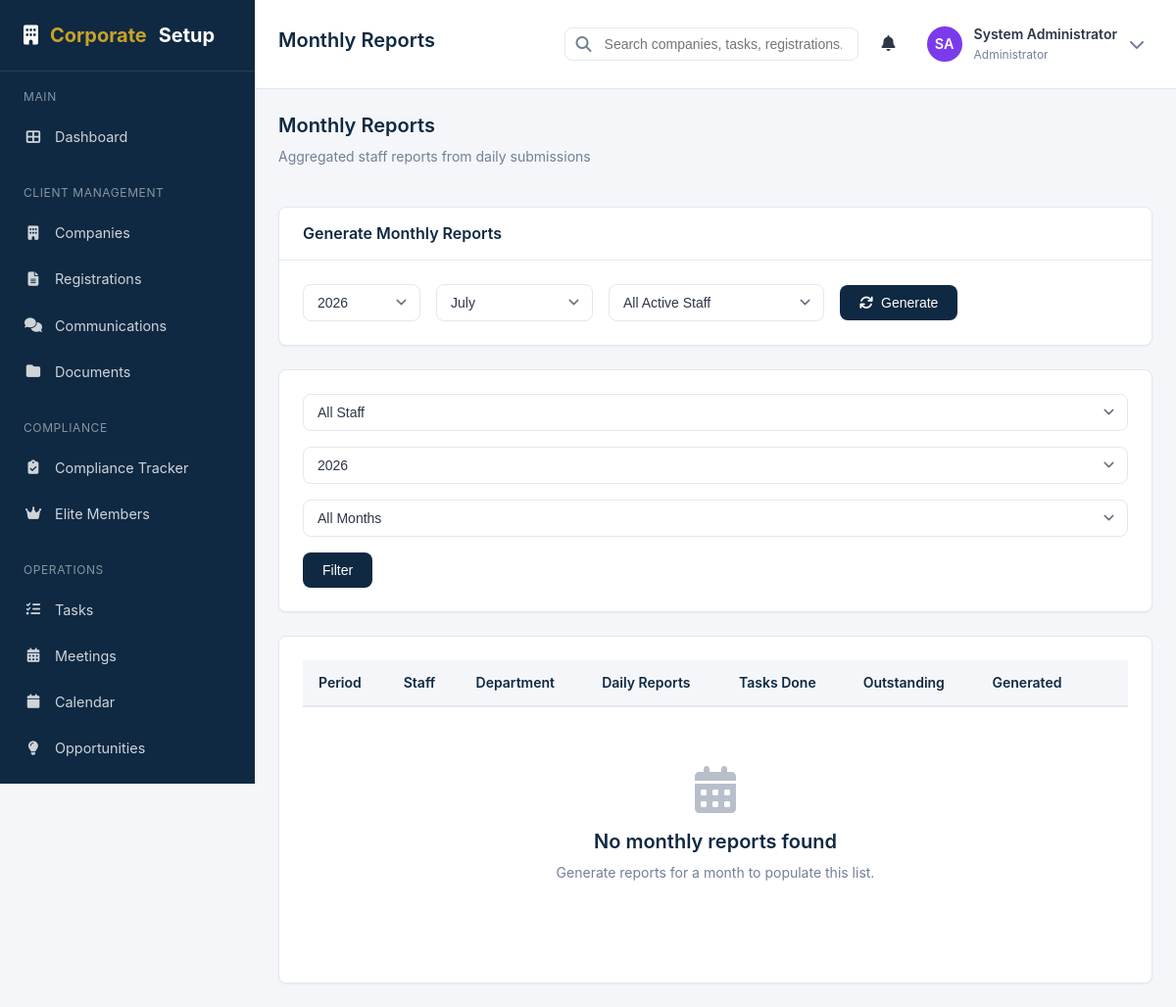
Page /monthly-reports.php (signed in) on the committed database.
### tables this page shows
CREATE TABLE IF NOT EXISTS `users` (
    `id` INT AUTO_INCREMENT PRIMARY KEY,
    `employee_id` VARCHAR(20) UNIQUE,
    `name` VARCHAR(100) NOT NULL,
    `email` VARCHAR(100) NOT NULL UNIQUE,
    `password` VARCHAR(255) NOT NULL,
    `phone` VARCHAR(20),
    `avatar` VARCHAR(255),
    `role_id` INT NOT NULL,
    `department_id` INT,
    `position` VARCHAR(100),
    `status` ENUM('active', 'inactive', 'suspended') DEFAULT 'active',
    `login_attempts` INT DEFAULT 0,
    `locked_until` DATETIME NULL,
    `last_login` DATETIME,
    `email_verified` TINYINT(1) DEFAULT 0,
    `must_change_password` TINYINT(1) DEFAULT 0,
    `created_at` TIMESTAMP DEFAULT CURRENT_TIMESTAMP,
    `updated_at` TIMESTAMP DEFAULT CURRENT_TIMESTAMP ON UPDATE CURRENT_TIMESTAMP,
    FOREIGN KEY (`role_id`) REFERENCES `roles`(`id`) ON DELETE NO ACTION,
    FOREIGN KEY (`department_id`) REFERENCES `departments`(`id`) ON DELETE SET NULL
);

CREATE TABLE IF NOT EXISTS `roles` (
    `id` INT AUTO_INCREMENT PRIMARY KEY,
    `name` VARCHAR(50) NOT NULL UNIQUE,
    `display_name` VARCHAR(100) NOT NULL,
    `description` TEXT,
    `permissions` JSON,
    `is_system` TINYINT(1) DEFAULT 0,
    `created_at` TIMESTAMP DEFAULT CURRENT_TIMESTAMP,
    `updated_at` TIMESTAMP DEFAULT CURRENT_TIMESTAMP ON UPDATE CURRENT_TIMESTAMP
);

### views/reports/monthly.php (the view, shortened to what the rows shown need)
<?php defined('APP_NAME') or die('Direct access not allowed');
$monthNames = [
    1 => 'January', 2 => 'February', 3 => 'March', 4 => 'April',
    5 => 'May', 6 => 'June', 7 => 'July', 8 => 'August',
    9 => 'September', 10 => 'October', 11 => 'November', 12 => 'December'
];
?>
<?php if ($action === 'view' && $report): ?>
    <div class="page-header">
        <div>
            <h1 class="page-title">Monthly Report — <?= sanitize($monthNames[(int)$report['report_month']] ?? '') ?> <?= (int)$report['report_year'] ?></h1>
            <p class="page-subtitle"><a href="monthly-reports.php">Monthly Reports</a> &rsaquo; <?= sanitize($report['user_name']) ?></p>
        </div>
        <div class="btn-group">
            <a href="monthly-reports.php" class="btn btn-outline">Back</a>
        </div>
    </div>
    <div class="grid grid-4 gap-4 mb-6">
        <div class="stat-card">
            <div class="stat-icon primary"><i class="fas fa-user"></i></div>
            <div class="stat-content">
                <div class="stat-value" style="font-size: 1rem;"><?= sanitize($report['user_name']) ?></div>
                <div class="stat-label"><?= sanitize($report['department_name'] ?? 'No department') ?></div>
            </div>
        </div>
        <div class="stat-card">
            <div class="stat-icon secondary"><i class="fas fa-file-alt"></i></div>
            <div class="stat-content">
                <div class="stat-value"><?= (int)$report['daily_reports_count'] ?></div>
                <div class="stat-label">Daily Reports Submitted</div>
            </div>
        </div>
        <div class="stat-card">
            <div class="stat-icon success"><i class="fas fa-check"></i></div>
            <div class="stat-content">
                <div class="stat-value"><?= (int)$report['tasks_completed_count'] ?></div>
                <div class="stat-label">Tasks Completed</div>
            </div>
        </div>
        <div class="stat-card">
            <div class="stat-icon warning"><i class="fas fa-hourglass-half"></i></div>
            <div class="stat-content">
                <div class="stat-value"><?= (int)$report['tasks_outstanding_count'] ?></div>
                <div class="stat-label">Outstanding Tasks</div>
            </div>
        </div>
    </div>
    <?php
    $weeklyBreakdown = is_array($report['weekly_breakdown'] ?? null) ? $report['weekly_breakdown'] : [];
    $projectBreakdown = is_array($report['project_breakdown'] ?? null) ? $report['project_breakdown'] : [];
    ?>
    <div class="card mb-4">
        <div class="card-header"><h3 class="card-title">Week by Week</h3></div>
        <div class="card-body">
            <?php if (empty($weeklyBreakdown)): ?>
                <p class="text-muted">No submitted daily activities for this month.</p>
            <?php else: ?>
                <?php foreach ($weeklyBreakdown as $week): ?>
                    <div class="mb-4" style="padding-bottom: 1rem; border-bottom: 1px solid var(--grey);">
                        <div class="flex justify-between items-center mb-2">
                            <strong>Week <?= (int) ($week['week'] ?? 0) ?> — <?= sanitize($week['label'] ?? (formatDate($week['start'] ?? '') . ' – ' . formatDate($week['end'] ?? ''))) ?></strong>
                            <small class="text-muted"><?= (int) ($week['days'] ?? 0) ?> day<?= ((int) ($week['days'] ?? 0) === 1) ? '' : 's' ?></small>
                        </div>
                        <?php if (!empty($week['projects'])): ?>
                            <p class="text-muted" style="margin-bottom: 0.5rem;"><strong>Projects:</strong> <?= sanitize(implode(', ', (array) $week['projects'])) ?></p>
                        <?php endif; ?>
                        <p style="white-space: pre-wrap; margin-bottom: 0.5rem;"><?= sanitize($week['activities'] ?? '') ?: 'No activities recorded this week.' ?></p>
                        <?php if (!empty($week['clients'])): ?>
                            <p class="text-muted" style="white-space: pre-wrap; margin-bottom: 0.25rem;"><strong>Clients:</strong> <?= sanitize($week['clients']) ?></p>
                        <?php endif; ?>
                        <?php if (!empty($week['issues'])): ?>
                            <p class="text-muted" style="white-space: pre-wrap;"><strong>Issues:</strong> <?= sanitize($week['issues']) ?></p>
                        <?php endif; ?>
                    </div>
                <?php endforeach; ?>
            <?php endif; ?>
        </div>
    </div>
    <div class="card mb-4">
        <div class="card-header"><h3 class="card-title">Project by Project</h3></div>
        <div class="card-body">
            <?php if (empty($projectBreakdown)): ?>
                <p class="text-muted">No projects recorded for this month.</p>
            <?php else: ?>
                <div class="grid grid-2 gap-4">
                    <?php foreach ($projectBreakdown as $project): ?>
                        <div class="card">
                            <div class="card-header">
                                <h3 class="card-title"><?= sanitize($project['name'] ?? 'Unspecified') ?></h3>
                            </div>
                            <div class="card-body">
                                <p class="text-muted" style="margin-bottom: 0.5rem;">
                                    <?= (int) ($project['days'] ?? 0) ?> day<?= ((int) ($project['days'] ?? 0) === 1) ? '' : 's' ?>
                                    <?php if (!empty($project['weeks'])): ?>
                                        · <?= sanitize(implode(', ', (array) $project['weeks'])) ?>
                                    <?php endif; ?>
                                </p>
                                <p style="white-space: pre-wrap;"><?= sanitize($project['activities'] ?? '') ?: 'No activities recorded.' ?></p>
                                <?php if (!empty($project['clients'])): ?>
                                    <p class="text-muted mt-2" style="white-space: pre-wrap;"><strong>Clients:</strong> <?= sanitize($project['clients']) ?></p>
                                <?php endif; ?>
                                <?php if (!empty($project['issues'])): ?>
                                    <p class="text-muted" style="white-space: pre-wrap;"><strong>Issues:</strong> <?= sanitize($project['issues']) ?></p>
                                <?php endif; ?>
                            </div>
                        </div>
                    <?php endforeach; ?>
                </div>
            <?php endif; ?>
        </div>
    </div>
    <p class="text-muted mt-4" style="font-size: 0.875rem;">
        Generated <?= formatDateTime($report['generated_at']) ?>
        <?= $report['generated_by_name'] ? ' by ' . sanitize($report['generated_by_name']) : '' ?>
    </p>
<?php else: ?>
    <div class="page-header">
        <div>
            <h1 class="page-title">Monthly Reports</h1>
        </div>
    </div>
    <div class="card">
        <div class="card-body p-0">
            <div class="table-container">
                <table class="table">
                    <thead>
                        <tr>
                            <th>Period</th>
                            <th>Staff</th>
                            <th>Department</th>
                            <th>Daily Reports</th>
                            <th>Tasks Done</th>
                            <th>Outstanding</th>
                            <th>Generated</th>
                            <th></th>
                        </tr>
                    </thead>
                </table>
            </div>
        </div>
    </div>
<?php endif; ?>

### views/layouts/app.php (shortened to what the rows shown need)
<?php
$user = getCurrentUser();
?>
<!DOCTYPE html>
<html lang="en">
<head>
    <link rel="stylesheet" href="assets/css/style.css">
    <link rel="stylesheet" href="https://cdnjs.cloudflare.com/ajax/libs/font-awesome/6.4.0/css/all.min.css">
</head>
<body>
    <div class="app-wrapper">
        <main class="main-content">
            <header class="header">
                <div class="header-left">
                    <?= $pageTitle ? '<h1 class="page-title">' . sanitize($pageTitle) . '</h1>' : '' ?>
                </div>
                <div class="header-right">
                    <div class="dropdown">
                        <div class="user-menu" id="userMenuTrigger">
                            <?= generateAvatar($user['name'], 36, $user['avatar'] ?? null) ?>
                            <div class="user-info">
                                <div class="user-name"><?= sanitize($user['name']) ?></div>
                                <div class="user-role"><?= sanitize($user['role']) ?></div>
                            </div>
                            <i class="fas fa-chevron-down" style="color: var(--dark-grey);"></i>
                        </div>
                    </div>
                </div>
            </header>
            <div class="page-content">
                <?= $content ?? '' ?>
            </div>
        </main>
    </div>
</body>
</html>

### helpers/formatters.php (shortened to what the rows shown need)
<?php
function getInitials($name) {
    $words = explode(' ', trim($name));
    $initials = '';
    foreach ($words as $word) {
        if (!empty($word)) {
            $initials .= strtoupper(substr($word, 0, 1));
        }
        if (strlen($initials) >= 2) break;
    }
    return $initials ?: 'NA';
}
function getAvatarColor($name) {
    $colors = [
        '#2563eb', '#059669', '#d97706', '#dc2626',
        '#7c3aed', '#0891b2', '#c2410c', '#be185d'
    ];
    $hash = 0;
    for ($i = 0; $i < strlen($name); $i++) {
        $hash = ord($name[$i]) + (($hash << 5) - $hash);
    }
    return $colors[abs($hash) % count($colors)];
}
function generateAvatar($name, $size = 40, $avatarPath = null) {
    $initials = getInitials($name);
    $color = getAvatarColor($name);
    return '<div class="avatar" style="width:' . $size . 'px;height:' . $size . 'px;background-color:' . $color . ';font-size:' . ($size * 0.4) . 'px;">' . $initials . '</div>';
}

### rows in the picture
users: name "SA", name "System Administrator", role.name "Administrator"

### other values in the picture
$pageTitle "Monthly Reports"
form field year "2026"
form field month "July"
